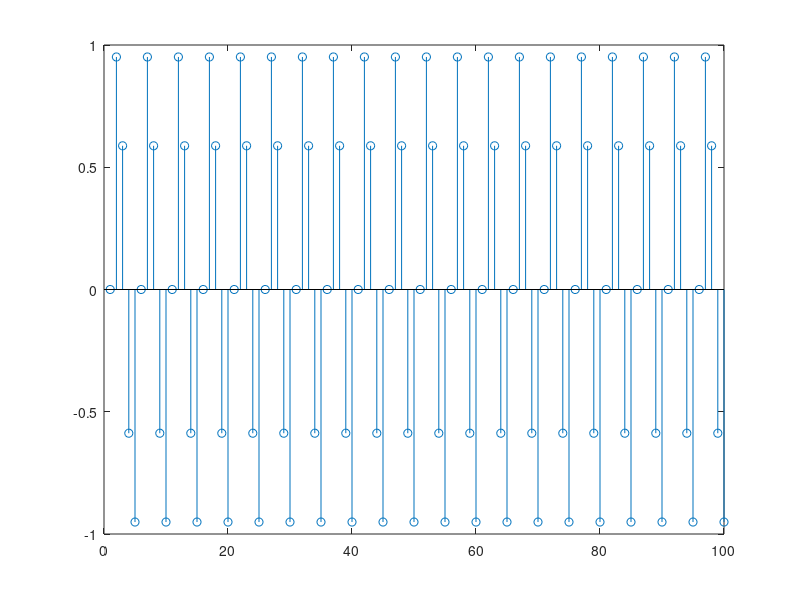

MATLAB code to generate this figure:
% Parametros del filtro
Fs = 1000;      % Frecuencia de muestreo
F=200;           % Frecuencia deseada F < Fs/2
w=2*pi*F/Fs;    % Digital angular frequency -PI < w < PI
b = sin(w);     % 
a = cos(w);     %

N=100;              % Numero de muestras a evaluar
xprev=0;            % Buffer para almacenar valores previos de x[n] -> x[n-1]
yprev=zeros(1,2);   % Buffer para almacenar valores previos de y[n] -> [y[n-1], y[n-2]
y = zeros(1,N);     % Buffer para almacenar la salida y[n] del sistema

% Bucle para calcular la ecuación en diferencia
for n = 0 : N-1
    % Muestrear la entrada
    %  En este caso x[n] = delta[n] para calcular y[n] = h[n] = sin[w*n]
    if n == 0
        xn = 1; % d[0] = 1
    else
        xn = 0; % d[n] = 0, n > 0
    end
    
    % Calcular la salida y[n]
    %  y[n] = sen[w]*x[n-1] + 2cos[w]*y[n-1] - y[n-2]
    y(n+1) = b*xprev + 2*a*yprev(1) - yprev(2);

    %  Actualizar buffer de valores previos para el siguiente tiempo
    xprev = xn;             % x[n-1] = x[n]
    yprev(2) = yprev(1);    % y[n-2] = y[n-1]
    yprev(1) = y(n+1);      % y[n-1] = y[n]
end

% Graficar la salida
stem(y);